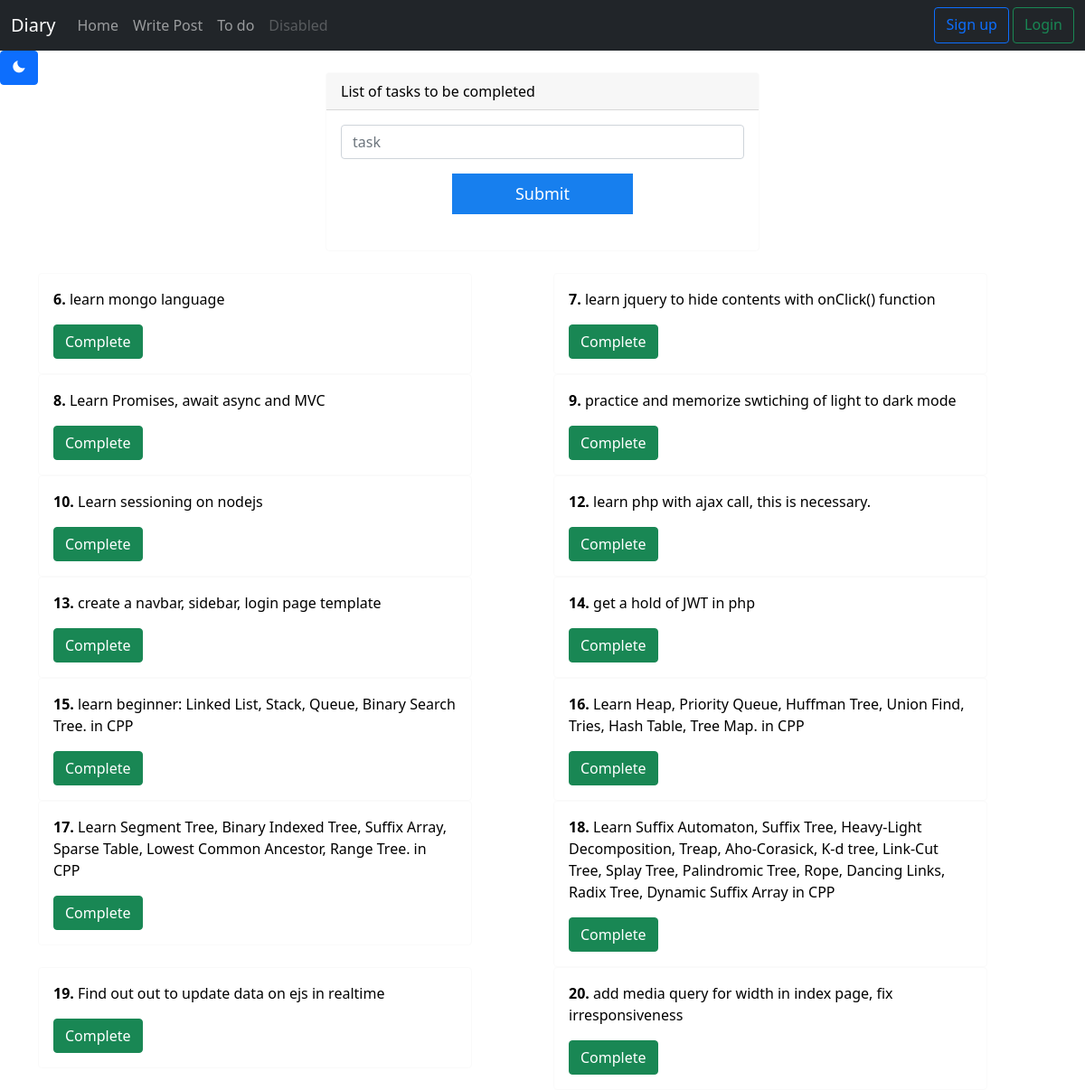
Page /progress.php on the committed database.
### tables this page shows
CREATE TABLE `progress` (
  `id` int(11) NOT NULL,
  `task` varchar(200) DEFAULT NULL
);

### progress.php (the view, shortened to what this page needs)
<?php
    include_once("head.php");
    include_once("navbar.php");
?>
<body id="body-pd">
<form  action="proceeds/insert_progress.php" method="post" style= "
                                                            display: block;
                                                            margin-left: auto;
                                                            margin-right: auto;
                                                            width: 40%;">
    <div class="card" style="border-color:'black'">
    <div class="card-header">
        List of tasks to be completed
    </div>
    <div class="card-body">
    <div class="mb-3">
        <input required="required" type="text" name='task' class="form-control" id="text" aria-describedby="text" placeholder="task">
    </div>
    <center><button type="submit" class="submit-button">Submit</button></center>
    </div>
    <br/>
    </div>
    <br/>
</form>
</body>
<div class="container">
    <div class="row">
    <?php
        $sql = "SELECT id, task FROM progress ORDER BY `progress`.`id` ASC";
        $result = $conn->query($sql);
    ?>
<?php
        if ($result->num_rows > 0) {
            while($row = $result->fetch_assoc()) {
                echo "
                <div class='col'>
                <div class='card' style='width: 30rem;'>
                    <div class='card-body'>
                        <p class='card-text'>
                        <strong>".$row["id"].".</strong>
                                ".$row["task"]."</p>
                        <a href='proceeds/delete_progress.php?id=".$row['id']."' class='btn btn-success'>Complete</a>
                    </div>
                </div>
            </div>
                ";
            }
        }
?>
    </div>
</div>

### head.php (shortened to what this page needs)
<!Doctype html>
<html>
<head>
        <link rel="stylesheet" href="style.css?v=2">
        <link rel="stylesheet" href="css/bootstrap.min.css?v=1">
        <link href='boxicons/css/boxicons.min.css' rel='stylesheet'>
    </head>

### navbar.php (shortened to what this page needs)
<?php
include("head.php");
?>
<nav class="navbar navbar-expand-lg navbar-dark bg-dark">
  <div class="container-fluid">
    <a class="navbar-brand" href="index.php">Diary</a>
    <div class="collapse navbar-collapse" id="navbarTogglerDemo03">
      <ul class="navbar-nav me-auto mb-2 mb-lg-0">
        <li class="nav-item">
          <a class="nav-link " aria-current="page" href="index.php">Home</a>
        </li>
        <li class="nav-item">
          <a class="nav-link" href="post.php">Write Post</a>
        </li>
        <li class="nav-item">
          <a class="nav-link" href="todolist.php">To do</a>
        </li>
        <li class="nav-item">
          <a class="nav-link disabled" href="#" tabindex="-1" aria-disabled="true">Disabled</a>
        </li>
      </ul>
      <form class="d-flex">
        <a href="login.php" class="btn btn-outline-primary">Sign up </a>
        <p>&nbsp;</p>
        <a href="login.php" class="btn btn-outline-success">Login</a>
      </form>
    </div>
  </div>
</nav>
<button class="btn btn-primary" onClick="modechange()" style="margin:0px 20px 0px 0px;float:left;position:fixed;">
              <i class='bx bxs-moon'> </i>
      </button>
      <br/>

### style.css (style rules this page uses)
.submit-button { background-color: rgb(23, 127, 238); color: white; font-size: 18px; border: none; height:45px; width:200px; transition: 0.3s ease-in-out; }

### rows in the picture
progress: id "6", task "learn mongo language"
progress: id "7", task "learn jquery to hide contents with onClick() function"
progress: id "8", task "Learn Promises, await async and MVC"
progress: id "9", task "practice and memorize swtiching of light to dark mode"
progress: id "10", task "Learn sessioning on nodejs"
progress: id "12", task "learn php with ajax call, this is necessary."
progress: id "13", task "create a navbar, sidebar, login page template"
progress: id "14", task "get a hold of JWT in php"
progress: id "15", task "learn beginner: Linked List, Stack, Queue, Binary Search Tree. in CPP"
progress: id "16", task "Learn Heap, Priority Queue, Huffman Tree, Union Find, Tries, Hash Table, Tree Map. in CPP"
progress: id "17", task "Learn Segment Tree, Binary Indexed Tree, Suffix Array, Sparse Table, Lowest Common Ancestor, Range Tree. in CPP"
progress: id "18", task "Learn Suffix Automaton, Suffix Tree, Heavy-Light Decomposition, Treap, Aho-Corasick, K-d tree, Link-Cut Tree, Splay Tree, Palindromic Tree, Rope, Dancing Links, Radix Tree, Dynamic Suffix Array in CPP"
progress: id "19", task "Find out out to update data on ejs in realtime"
progress: id "20", task "add media query for width in index page, fix irresponsiveness"
